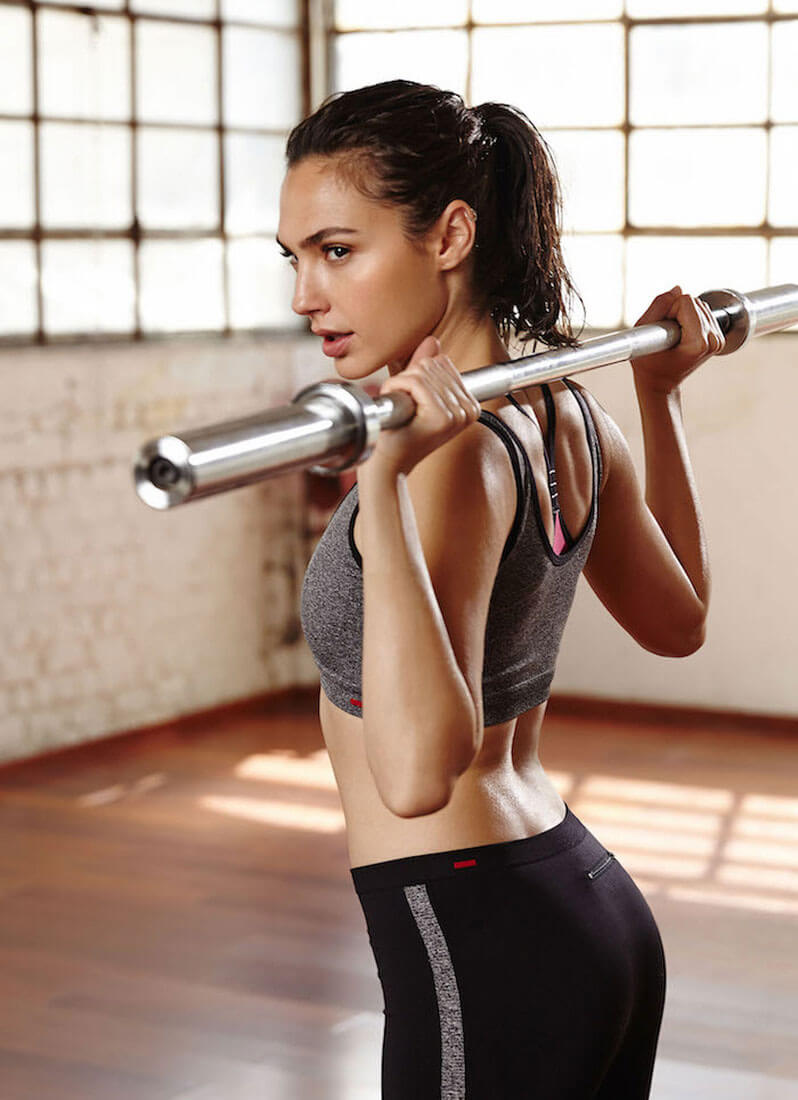
#> input picture Ejemplos/Manipulacion Basica/GalGadot.jfif, 798 x 1100 px
$ python '2.- CambioTamanoImagenes.py'
#> lines starting #> are read from the running program, lines starting #| are printed output that depends on the picture; after the words box and inside, x2 and y2 are one past the last pixel; in counts of white or black regions, pixels touching at a corner belong together
import cv2
import numpy as np
import imutils

font = cv2.FONT_HERSHEY_SIMPLEX
# Cambiar Tamaño usando OpenCV
# cv.INTER_NEAREST
# cv.INTER_LINEAR
# cv.INTER_CUBIC
# cv.INTER_AREA
# cv.INTER_LANCZOS4
# cv.INTER_LINEAR_EXACT

ImagenColor = cv2.imread("GalGadot.jfif")
#> ImagenColor is the input picture: shape (1100, 798, 3); mean B, G, R 133.3, 145.2, 167.2
ResizedImg1 = cv2.resize(ImagenColor,(600,150), interpolation = cv2.INTER_LINEAR_EXACT)
ResizedImg2 = cv2.resize(ImagenColor, (0,0), fx=0.5, fy=0.5, interpolation = cv2.INTER_LINEAR_EXACT)

Filas, Columnas, Canales = ImagenColor.shape
#> Filas = 1100; Columnas = 798; Canales = 3
cv2.putText(ImagenColor,('ImageSize: %dx%d'%(Filas, Columnas)),(10,15), font, 0.5,(0,0,255),1,cv2.LINE_AA)
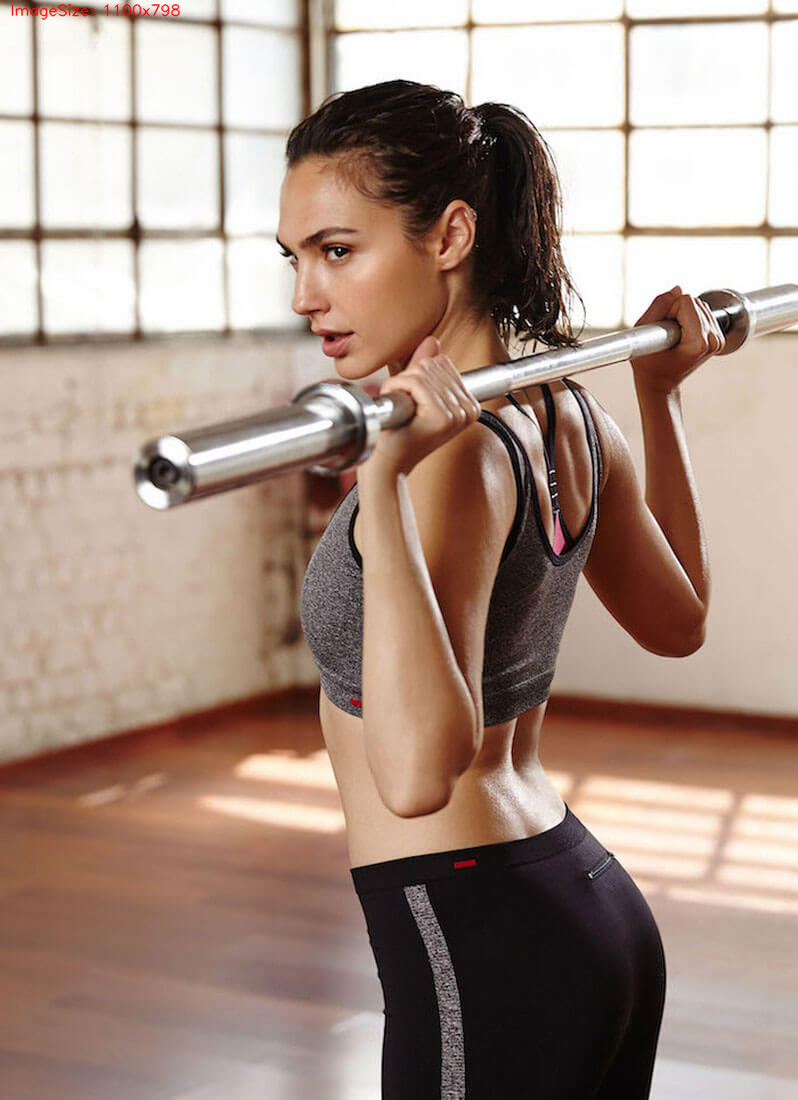
#> ImagenColor: shape (1100, 798, 3); 0.13% of pixels changed, all inside (x1, y1, x2, y2) = (11, 3, 181, 21)
Filas, Columnas, Canales = ResizedImg1.shape
#> Filas = 150; Columnas = 600
cv2.putText(ResizedImg1,('ImageSize: %dx%d'%(Filas, Columnas)),(10,15), font, 0.5,(0,0,255),1,cv2.LINE_AA)
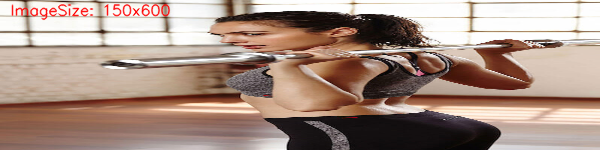
#> ResizedImg1: shape (150, 600, 3); mean B, G, R 132.1, 143.9, 167.2
Filas, Columnas, Canales = ResizedImg2.shape
#> Filas = 550; Columnas = 399
cv2.putText(ResizedImg2,('ImageSize: %dx%d'%(Filas, Columnas)),(10,15), font, 0.5,(0,0,255),1,cv2.LINE_AA)
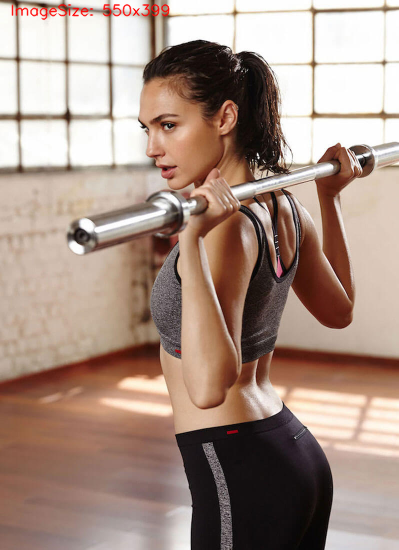
#> ResizedImg2: shape (550, 399, 3); mean B, G, R 133.1, 144.9, 167.4

cv2.imshow('GalGadot Original',ImagenColor )
cv2.imshow('GalGadot 600x150',ResizedImg1)
cv2.imshow('GalGadot 50%',ResizedImg2)

cv2.waitKey(0)
cv2.destroyAllWindows()

# Cambiar Tamaño Usando imutils
# NOTA: Para instalar imutils  puedes usar pip install imutils.
ImagenColor = cv2.imread("GalGadot.jfif")
ResizedImg1 = imutils.resize(ImagenColor,height=300)
#> ResizedImg1: shape (300, 217, 3)
ResizedImg2 = imutils.resize(ImagenColor,width=300)
#> ResizedImg2: shape (413, 300, 3)

Filas, Columnas, Canales = ImagenColor.shape
#> Filas = 1100; Columnas = 798
cv2.putText(ImagenColor,('ImageSize: %dx%d'%(Filas, Columnas)),(10,15), font, 0.5,(0,0,255),1,cv2.LINE_AA)
Filas, Columnas, Canales = ResizedImg1.shape
#> Filas = 300; Columnas = 217
cv2.putText(ResizedImg1,('ImageSize: %dx%d'%(Filas, Columnas)),(10,15), font, 0.5,(0,0,255),1,cv2.LINE_AA)
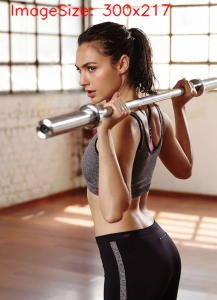
#> ResizedImg1: shape (300, 217, 3); mean B, G, R 131.7, 143.5, 167.3
Filas, Columnas, Canales = ResizedImg2.shape
#> Filas = 413; Columnas = 300
cv2.putText(ResizedImg2,('ImageSize: %dx%d'%(Filas, Columnas)),(10,15), font, 0.5,(0,0,255),1,cv2.LINE_AA)
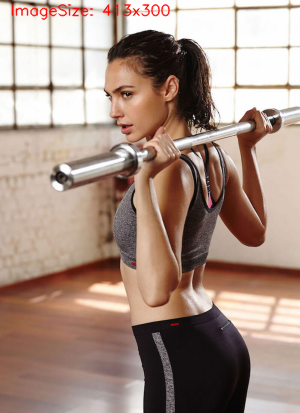
#> ResizedImg2: shape (413, 300, 3); mean B, G, R 132.5, 144.3, 167.3

cv2.imshow('GalGadot Original',ImagenColor)
cv2.imshow('GalGadot Alto=300',ResizedImg1)
cv2.imshow('GalGadot Ancho=300',ResizedImg2)

cv2.waitKey(0)
cv2.destroyAllWindows()

# Recortar
ImagenColor = cv2.imread("GalGadot.jfif")
Recortada = ImagenColor[50:850,250:750]
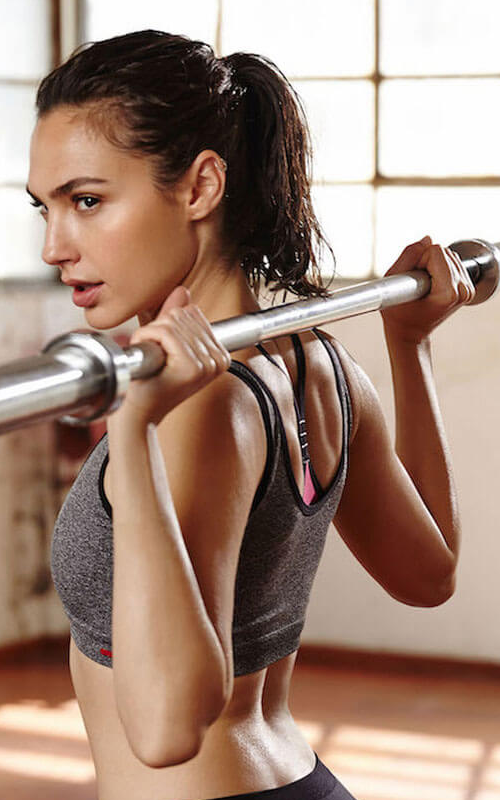
#> Recortada: shape (800, 500, 3); mean B, G, R 120.9, 135.3, 162.6
cv2.imshow('GalGadot Original',ImagenColor)
cv2.imshow('GalGadot Recortada',Recortada)

cv2.waitKey(0)
cv2.destroyAllWindows()

# Transformar
ImagenColor = cv2.imread("GalGadot512x256.jpg")
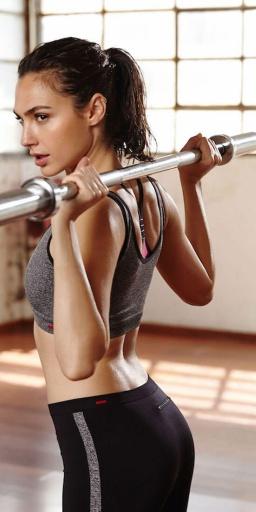
#> input picture Ejemplos/Manipulacion Basica/GalGadot512x256.jpg, 256 x 512 px
#> ImagenColor is the input picture: shape (512, 256, 3); mean B, G, R 123.5, 134.7, 157
cv2.imshow('GalGadot512x256',ImagenColor)

cv2.waitKey(0)
cv2.destroyAllWindows()
